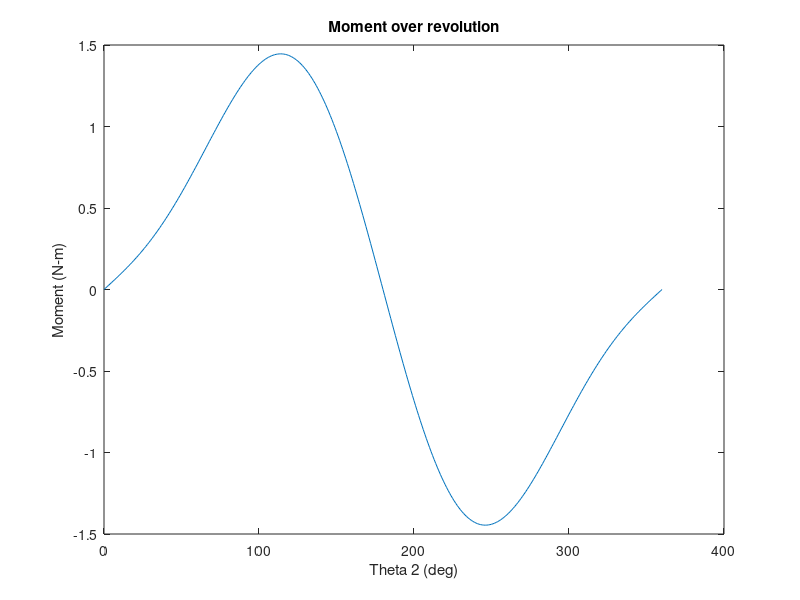

Write MATLAB code to recreate this figure.
clear all; close all; clc;

preload = 24.91 ; % Newtons, 5.6 lbf
k = 1927 ; % N/m

theta2 = linspace(0,360,361); % deg

r_crank = 0.020; % m

moment_arm = r_crank*sind(theta2);

displacement = r_crank - r_crank*cosd(theta2);

F = preload + k.*displacement;

moment = moment_arm .* F;

figure(1)
plot(theta2, moment);
title("Moment over revolution");
xlabel("Theta 2 (deg)");
ylabel("Moment (N-m)");

avg_m = mean(abs(moment))
max_m = max(abs(moment))
